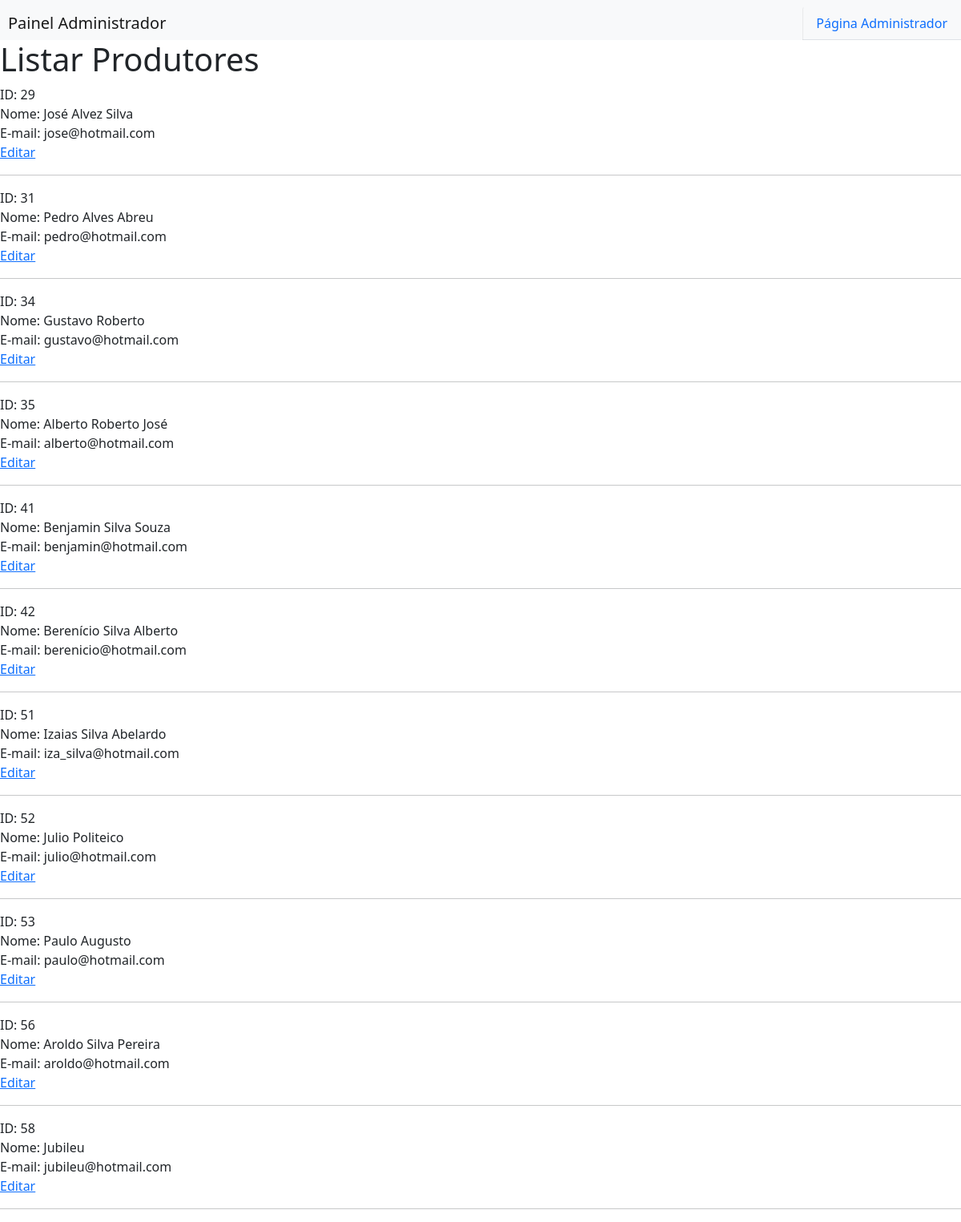
Page /hortas/php/listarprodutores.php on the committed database.
### tables this page shows
CREATE TABLE `produtor` (
  `cod_produtor` int NOT NULL AUTO_INCREMENT,
  `nome` varchar(45) DEFAULT NULL,
  `cpf` varchar(45) DEFAULT NULL,
  `email` varchar(45) DEFAULT NULL,
  `telefone` varchar(45) DEFAULT NULL,
  `senha` varchar(45) NOT NULL,
  `celular` varchar(45) DEFAULT NULL,
  PRIMARY KEY (`cod_produtor`),
  UNIQUE KEY `email_UNIQUE` (`email`)
);

### hortas/php/listarprodutores.php (the view, shortened to what this page needs)
<?php
include_once("conexao.php");
?>
<!DOCTYPE html>
<html lang="pt-br">
<head>
	<link href="https://cdn.jsdelivr.net/npm/bootstrap@5.1.0/dist/css/bootstrap.min.css" rel="stylesheet">
	<link rel="stylesheet" href="https://use.fontawesome.com/releases/v5.0.8/css/all.css">
	<link href="../css/header.css" rel="stylesheet" type="text/css">
</head>
<body>
	<nav id="menu" class="navbar navbar-expand-lg navbar-light bg-light">
		<ul id="logo" class="nav">
			<a class="navbar-brand">Painel Administrador</a>
		</ul>
		<ul class="nav nav-tabs">
			<li class="nav-item">
				<a class="nav-link" href="telaadministrador.php">Página Administrador</a>
			</li>
		</ul>
	</nav>
	<h1>Listar Produtores</h1>
	<?php
	$result_produtores = "SELECT * FROM produtor";
	$resultado_produtores = mysqli_query($conn, $result_produtores);
	while($row_usuario = mysqli_fetch_assoc($resultado_produtores)){
		echo "ID: " . $row_usuario['cod_produtor'] . "<br>";
		echo "Nome: " . $row_usuario['nome'] . "<br>";
		echo "E-mail: " . $row_usuario['email'] . "<br>";
		echo "<a href='gerenciarprodutores.php?cod_produtor=" . $row_usuario['cod_produtor'] . "'>Editar</a><br><hr>";
	}
	?>
</body>
</html>

### hortas/css/header.css (style rules this page uses)
#logo { margin-left: 10px; margin-right: auto; }
#menu { padding-bottom: 0px; }
.nav-tabs .nav-link { border-left: 1px solid #0000000f; }

### rows in the picture
produtor: cod_produtor "29", nome "José Alvez Silva", email "jose@hotmail.com"
produtor: cod_produtor "31", nome "Pedro Alves Abreu", email "pedro@hotmail.com"
produtor: cod_produtor "34", nome "Gustavo Roberto", email "gustavo@hotmail.com"
produtor: cod_produtor "35", nome "Alberto Roberto José", email "alberto@hotmail.com"
produtor: cod_produtor "41", nome "Benjamin Silva Souza", email "benjamin@hotmail.com"
produtor: cod_produtor "42", nome "Berenício Silva Alberto", email "berenicio@hotmail.com"
produtor: cod_produtor "51", nome "Izaias Silva Abelardo", email "iza_silva@hotmail.com"
produtor: cod_produtor "52", nome "Julio Politeico", email "julio@hotmail.com"
produtor: cod_produtor "53", nome "Paulo Augusto", email "paulo@hotmail.com"
produtor: cod_produtor "56", nome "Aroldo Silva Pereira", email "aroldo@hotmail.com"
produtor: cod_produtor "58", nome "Jubileu", email "jubileu@hotmail.com"
